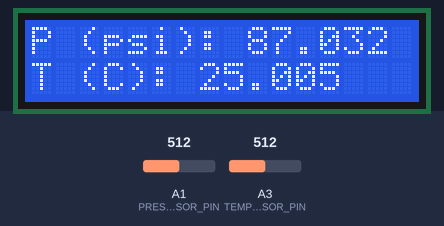
This sketch was run on a simulated Arduino Zero (SAMD21). Shown: 16×2 character LCD. Inputs (shaded band) come from the test bench; at power-on: A1 (PRESSURE_SENSOR_PIN) = 512, A3 (TEMP_SENSOR_PIN) = 512 (analog values on the 0–1023 scale). What the sketch prints to the serial monitor is not drawn.

Above: at 1.2 s.
1.3 s: A1 (PRESSURE_SENSOR_PIN) set to 716
At 2.4 s:
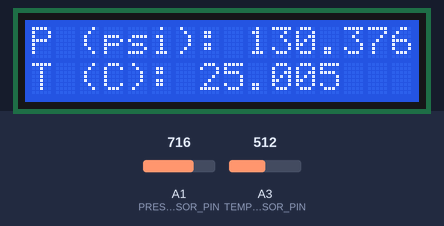
2.9 s: A3 (TEMP_SENSOR_PIN) set to 716
At 4.2 s:
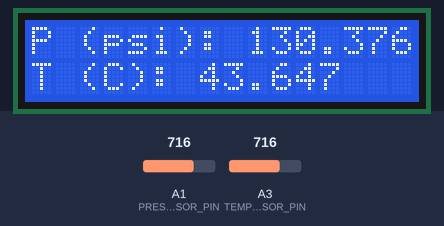
4.5 s: A1 (PRESSURE_SENSOR_PIN) set to 900
At 4.8 s:
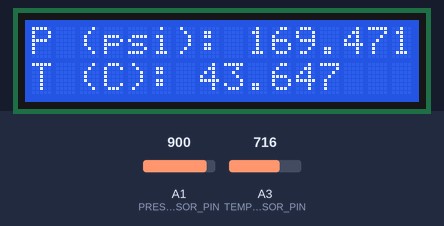
6.0 s: A3 (TEMP_SENSOR_PIN) set to 900
At 6.6 s:
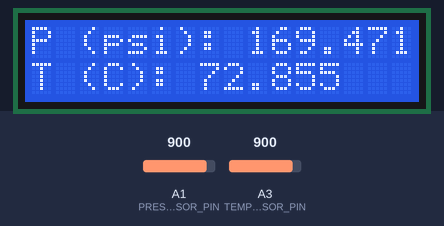
7.5 s: A1 (PRESSURE_SENSOR_PIN) set to 1023
At 8.4 s:
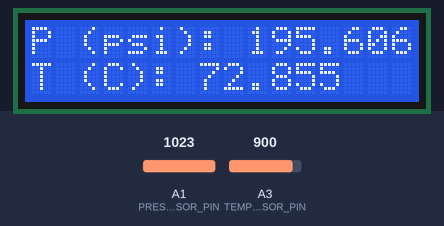
9.0 s: A3 (TEMP_SENSOR_PIN) set to 1023
At 10.3 s:
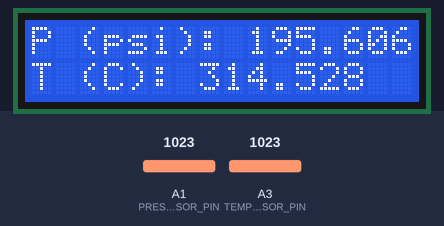
Timing chart, 0 to 11.5 s (numbered marks = the images above; inputs shaded):
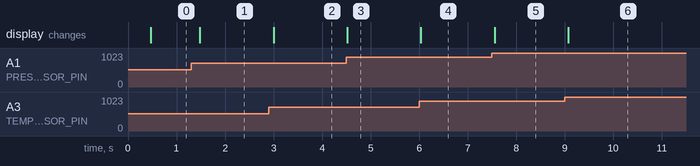

The sketch:

lcd_multi_sensor_test.ino
```cpp
//reads from multiple sensors and prints readings to terminal

// LCD setup
#include <LiquidCrystal.h> //include library
LiquidCrystal lcd(12, 11, 5, 4, 3, 2);

//time setup
float time;
int index;

//pressure sensor setup
int PRESSURE_SENSOR_PIN = A1;
int pressure_sensor_reading;
float voltage;
float pressure; //conversion from datasheet

//temperature sensor setup
int TEMP_SENSOR_PIN = A3;
int temp_sensor_reading; //14 bit reading
int R0 = 100000; //zero power resistance reference
int B = 4275; //sensor constant
float R; //sensor resistance conversion
float temp; //temp conversion in C

void setup() {
  // put your setup code here, to run once:
  analogReadResolution(14); //change to 14-bit resolution
  long baudRate = 9600;
  index = 0;
  Serial.begin(baudRate);
  Serial.print("Pressure (psi)"); //pressure first
  Serial.print(",");
  Serial.println("Temperature (C)");

  //start LCD
  lcd.begin(16, 2);
  lcd.clear();
}

void loop() {
  // put your main code here, to run repeatedly:
  // read pins
  pressure_sensor_reading = analogRead(PRESSURE_SENSOR_PIN);
  temp_sensor_reading = analogRead(TEMP_SENSOR_PIN);

  // pressure conversion
  voltage = pressure_sensor_reading*(5.0/16382.0); //from 5V rail
  pressure = (((voltage/5.0-0.1)/0.6667))*145.038; //from datasheet in MPa, then convert to psi

  // temperature conversion
  R = 16382.0/temp_sensor_reading-1; // sensor resistance using 14 bit measurement
  temp = 1.0/(log(R)/B+1/298.15)-273.15; // convert to temperature

  // calculate time
  time = index*0.1; //in seconds, currently takes measurement every 100ms
  index = index+1; //iterate each loop

  //display on LCD
  if (index % 5 == 0) //update display every 0.5 seconds
  {
    lcd.setCursor(0,0);
    lcd.print("P (psi): ");
    lcd.print(pressure, 3);
    lcd.setCursor(0,1); //change lines
    lcd.print("T (C): ");
    lcd.print(temp, 3);
    lcd.print("     ");
  }

  //print to Serial
  Serial.print(time); Serial.print(","); Serial.print(pressure,3); Serial.print(","); Serial.println(temp,3);
  delay(100); //for readability
}
```

Measured:
- after the input at 1.3 s, the display: changes after 0.18 s (image 1)
- after the input at 2.9 s, the display: changes after 0.10 s (image 2)
- after the input at 4.5 s, the display: changes at once (image 3)
- after the input at 6.0 s, the display: changes at once (image 4)
- after the input at 7.5 s, the display: changes after 0.06 s (image 5)
- after the input at 9.0 s, the display: changes after 0.08 s (image 6)
